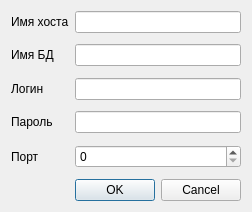
<?xml version="1.0" encoding="UTF-8"?>
<ui version="4.0">
 <class>ConnectionDialog</class>
 <widget class="QDialog" name="ConnectionDialog">
  <property name="geometry">
   <rect>
    <x>0</x>
    <y>0</y>
    <width>237</width>
    <height>212</height>
   </rect>
  </property>
  <property name="windowTitle">
   <string>Dialog</string>
  </property>
  <layout class="QGridLayout" name="gridLayout">
   <item row="0" column="0">
    <widget class="QLabel" name="label_Host">
     <property name="text">
      <string>Имя хоста</string>
     </property>
    </widget>
   </item>
   <item row="0" column="1">
    <widget class="QLineEdit" name="le_Host"/>
   </item>
   <item row="1" column="1">
    <spacer name="space_1">
     <property name="orientation">
      <enum>Qt::Vertical</enum>
     </property>
     <property name="sizeHint" stdset="0">
      <size>
       <width>20</width>
       <height>0</height>
      </size>
     </property>
    </spacer>
   </item>
   <item row="2" column="0">
    <widget class="QLabel" name="label_BD">
     <property name="text">
      <string>Имя БД</string>
     </property>
    </widget>
   </item>
   <item row="2" column="1">
    <widget class="QLineEdit" name="le_DB"/>
   </item>
   <item row="3" column="1">
    <spacer name="space_2">
     <property name="orientation">
      <enum>Qt::Vertical</enum>
     </property>
     <property name="sizeHint" stdset="0">
      <size>
       <width>20</width>
       <height>0</height>
      </size>
     </property>
    </spacer>
   </item>
   <item row="4" column="0">
    <widget class="QLabel" name="label_Login">
     <property name="text">
      <string>Логин</string>
     </property>
    </widget>
   </item>
   <item row="4" column="1">
    <widget class="QLineEdit" name="le_Login"/>
   </item>
   <item row="5" column="1">
    <spacer name="space_3">
     <property name="orientation">
      <enum>Qt::Vertical</enum>
     </property>
     <property name="sizeHint" stdset="0">
      <size>
       <width>20</width>
       <height>0</height>
      </size>
     </property>
    </spacer>
   </item>
   <item row="6" column="0">
    <widget class="QLabel" name="label_Pass">
     <property name="text">
      <string>Пароль</string>
     </property>
    </widget>
   </item>
   <item row="6" column="1">
    <widget class="QLineEdit" name="le_Pass"/>
   </item>
   <item row="7" column="1">
    <spacer name="space_4">
     <property name="orientation">
      <enum>Qt::Vertical</enum>
     </property>
     <property name="sizeHint" stdset="0">
      <size>
       <width>20</width>
       <height>0</height>
      </size>
     </property>
    </spacer>
   </item>
   <item row="8" column="0">
    <widget class="QLabel" name="label_Port">
     <property name="text">
      <string>Порт</string>
     </property>
    </widget>
   </item>
   <item row="8" column="1">
    <widget class="QSpinBox" name="sb_Port">
     <property name="enabled">
      <bool>true</bool>
     </property>
     <property name="wrapping">
      <bool>false</bool>
     </property>
     <property name="maximum">
      <number>9999</number>
     </property>
    </widget>
   </item>
   <item row="9" column="1">
    <spacer name="space_5">
     <property name="orientation">
      <enum>Qt::Vertical</enum>
     </property>
     <property name="sizeHint" stdset="0">
      <size>
       <width>20</width>
       <height>0</height>
      </size>
     </property>
    </spacer>
   </item>
   <item row="10" column="1">
    <widget class="QDialogButtonBox" name="dbb_Ok_Cancel">
     <property name="orientation">
      <enum>Qt::Horizontal</enum>
     </property>
     <property name="standardButtons">
      <set>QDialogButtonBox::Cancel|QDialogButtonBox::Ok</set>
     </property>
    </widget>
   </item>
  </layout>
 </widget>
 <resources/>
 <connections>
  <connection>
   <sender>dbb_Ok_Cancel</sender>
   <signal>accepted()</signal>
   <receiver>ConnectionDialog</receiver>
   <slot>accept()</slot>
   <hints>
    <hint type="sourcelabel">
     <x>248</x>
     <y>254</y>
    </hint>
    <hint type="destinationlabel">
     <x>157</x>
     <y>274</y>
    </hint>
   </hints>
  </connection>
  <connection>
   <sender>dbb_Ok_Cancel</sender>
   <signal>rejected()</signal>
   <receiver>ConnectionDialog</receiver>
   <slot>reject()</slot>
   <hints>
    <hint type="sourcelabel">
     <x>316</x>
     <y>260</y>
    </hint>
    <hint type="destinationlabel">
     <x>286</x>
     <y>274</y>
    </hint>
   </hints>
  </connection>
 </connections>
</ui>
